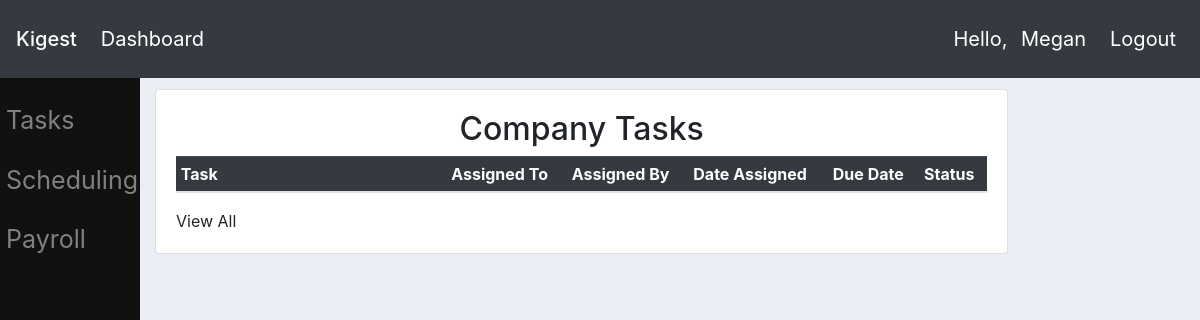
The app's page / (signed in), older data.
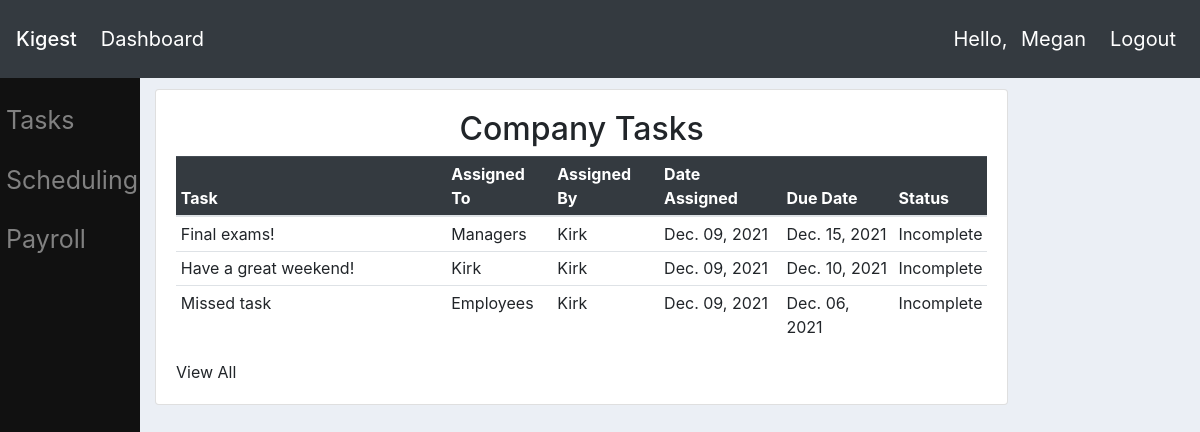
The same page, newer data.
### tasks/models.py (models this page shows, shortened)
class Task(models.Model):
    title = models.CharField(max_length=60)
    assigner = models.ForeignKey(Employee, on_delete=models.CASCADE, default=1)
    date_created = models.DateTimeField(auto_now_add=True)
    date_due = models.DateTimeField(default=make_aware(datetime.datetime(2021,11,30,5,0,0)))
    date_completed = models.DateTimeField(null=True, blank=True)
    description = models.TextField(blank=True)
    is_complete = models.BooleanField(default=False, blank=True, null=True)
    assignee = models.ManyToManyField(Employee, related_name='assignee')
    team = models.ManyToManyField(Group, related_name='team', blank=True)

### userprofile/models.py (models this page shows)
class Employee(models.Model):
    user = models.OneToOneField(User, on_delete=models.CASCADE)
    first_name = models.CharField(max_length=15, default='')
    last_name = models.CharField(max_length=20, default='')
    date_of_birth = models.DateField(null=True, blank=True)
    is_active = models.BooleanField(default=False)
    profile_picture = models.ImageField(default="default.png")
    street = models.CharField(max_length=200, null=True, blank=True, verbose_name='Street Address')
    city = models.CharField(max_length=75, null=True, blank=True, verbose_name='City')
    state = models.CharField(max_length=2, null=True, blank=True, verbose_name='State')
    phone = models.CharField(max_length=20, null=True, blank=True, verbose_name='Telephone Number')
    postal_code = models.CharField(max_length=5, null=True, blank=True, verbose_name='Postal Code')
    def __str__(self):
        return self.user.username.capitalize()

### website/views.py (the view)
# urls.py: path('', views.homepage, name = 'homepage'),
@login_required(login_url='/profile/login/')
def homepage(request):
    managers = Group.objects.get(name='managers').user_set.all()
    employees = Group.objects.get(name='employees').user_set.all()
    if request.user in managers or request.user.is_superuser:
        tasks = Task.objects.order_by('-date_created')[:10]
        schedules = Schedule.objects.filter(schedule_date=datetime.date.today())
        return render(request, 'website/managerdashboard.html', {'tasks': tasks, 'is_manager': True, 'schedules': schedules, 'managers': managers, 'employees': employees})
    elif request.user in employees:
        current_employee = Employee.objects.get(user=request.user)
        tasks = current_employee.assignee.all().order_by('-date_due')
        return render(request, 'website/employeedashboard.html', {'tasks': tasks, 'is_manager': False})
    else:
        return HttpResponse("Sorry, you aren't properly authenticated!")

### website/templates/website/employeedashboard.html (shortened to what this page needs)
{%  extends 'website/main.html' %}
{% block content %}
{% include 'website/taskspreview.html' %}
{% endblock %}

### website/templates/website/taskspreview.html (shortened to what this page needs)
<div class="col-md-10 mt-4">
    <div class="card card-body "><h2 class="text-center"><a class="text-reset text-decoration-none" href='{% url "tasks:tasks"%}'>Company Tasks</a></h2>
        {% if tasks is None %}
        <h1 class="display-3">Looks like you're all caught up!</h1>
        {% else %}
        <table class="table table-sm table-hover">
            <thead class="table-dark">
                <tr>
                    <th class="col-sm-4">Task</th>
                    <th>Assigned To</th>
                    <th>Assigned By</th>
                    <th>Date Assigned</th>
                    <th>Due Date</th>
                    <th>Status</th>
                </tr>
            </thead>
            <tbody>
                {% for task in tasks %}
                {% if task.is_complete %}<tr class="table-success">
                {% else %} <tr>
                {% endif %}
                <td><a class="text-reset text-decoration-none" href='{% url "tasks:edittask" task.id%}'>{{ task.title }}</a></td>
                {% if task.team.all.first is None %}
                <td>{{ task.assignee.all.first|capfirst }}</td>
                {% else %}
                <td>{{ task.team.all.first|capfirst }}</td>
                {% endif %}
                <td>{{ task.assigner|capfirst }}</td>
                <td>{{ task.date_created.date|date:"M. d, Y" }}</td>
                <td>{{ task.date_due.date|date:"M. d, Y" }}</td>
                {% if task.is_complete %}
                <td>Complete</td>
                {% else %}
                <td>Incomplete</td>
                {% endif %}
            </tr>
            {% endfor %}
        </tbody>
    </table>
        {% endif %}
            <div><a class = "text-reset fw-bold" href='{% url "tasks:tasks"%}'>View All</a></div>
        </div>
    </div>

Row changes from the older to the newer data that the page shows:
added Task: title "Final exams!", team.all.first "Managers", assigner "Kirk", date_created "Dec. 09, 2021", date_due "Dec. 15, 2021", is_complete "Incomplete"
added Task: title "Have a great weekend!", assignee.all.first "Kirk", assigner "Kirk", date_created "Dec. 09, 2021", date_due "Dec. 10, 2021", is_complete "Incomplete"
added Task: title "Missed task", team.all.first "Employees", assigner "Kirk", date_created "Dec. 09, 2021", date_due "Dec. 06, 2021", is_complete "Incomplete"
